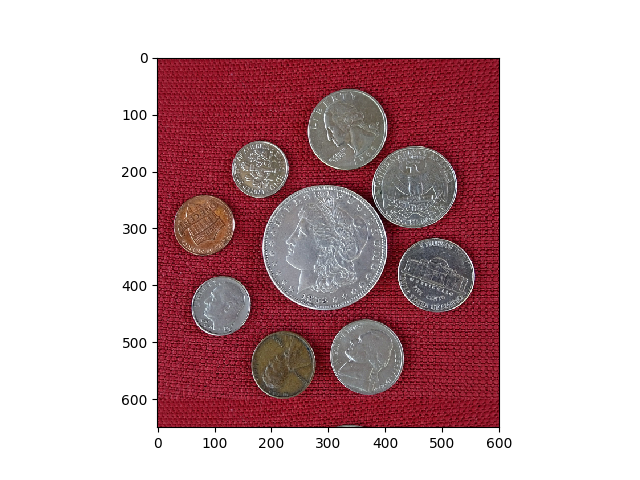
//> input picture src/images/CoinsA.png, 640 x 480 px
$ ./coin-detector   (built with g++ and OpenCV 4, older OpenCV classes emulated)
//> lines starting //> are read from the running program, lines starting //| are printed output that depends on the picture; after the words box and inside, x2 and y2 are one past the last pixel; in counts of white or black regions, pixels touching at a corner belong together
### src/coin-detector.h
#ifndef COIN_DETECTOR_H
#define COIN_DETECTOR_H

#include <opencv2/opencv.hpp>
#include <string>
#include <utility>

using namespace cv;

namespace coindetector {

class CoinDetector {
   private:
    Mat coin;

   public:
    CoinDetector(std::string coin_img_path);
    void SplitIntoChannels(Mat* coin_channels);
    void PerformThresholding(Mat& img, Mat& thresholded_img);
    static void PerformOpening(Mat& img, Mat& morphologicaled_img);
    void DetectCoinsUsingBlobDetector(Mat& img);
};
}  // namespace coindetector

#endif  // COIN_DETECTOR_H

### src/coin-detector.cpp
#include "coin-detector.h"

#include <iostream>
#include <opencv2/opencv.hpp>
#include <utility>
#include <vector>

using namespace cv;

namespace coindetector {
CoinDetector::CoinDetector(std::string coin_img_path) { coin = imread(coin_img_path); }
//> called with coin_img_path = "./src/images/CoinsA.png"
//> coin is the input picture: 480 rows x 640 cols, CV_8UC3; mean B, G, R 176.8, 173, 202.4

void CoinDetector::SplitIntoChannels(Mat* channels) {
    Mat coin_grey_scale;
    cvtColor(coin, coin_grey_scale, cv::COLOR_BGR2GRAY);
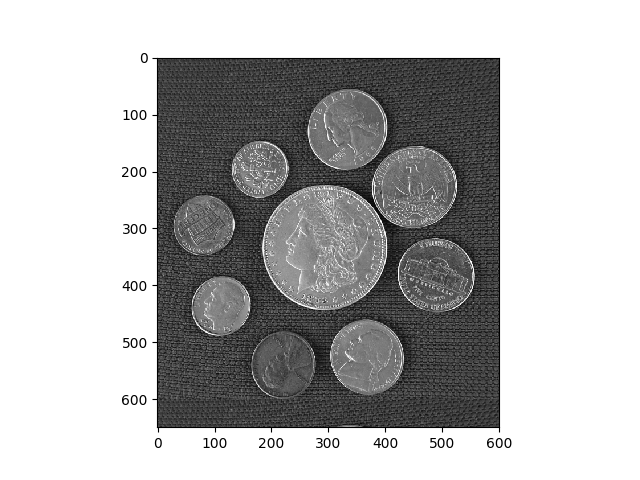
//> coin_grey_scale: 480 rows x 640 cols, CV_8UC1; min 0, max 255, mean 182.2

    split(coin, channels);
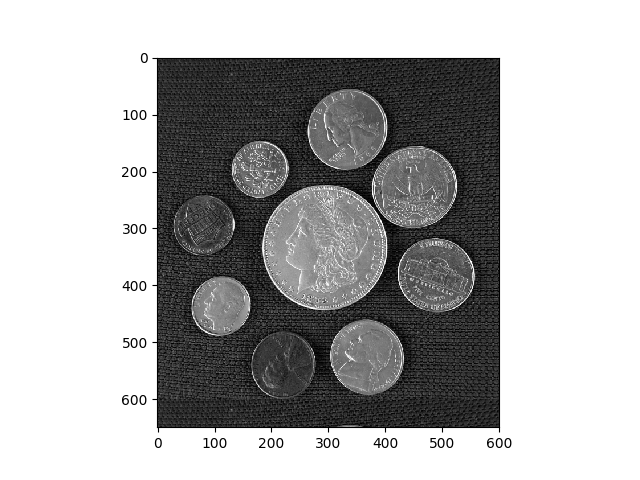
//> channels: 480 rows x 640 cols, CV_8UC1; min 0, max 255, mean 176.8
    Mat img_r;
    Mat img_g;
    Mat img_b;

    img_b = channels[0];
    img_g = channels[1];
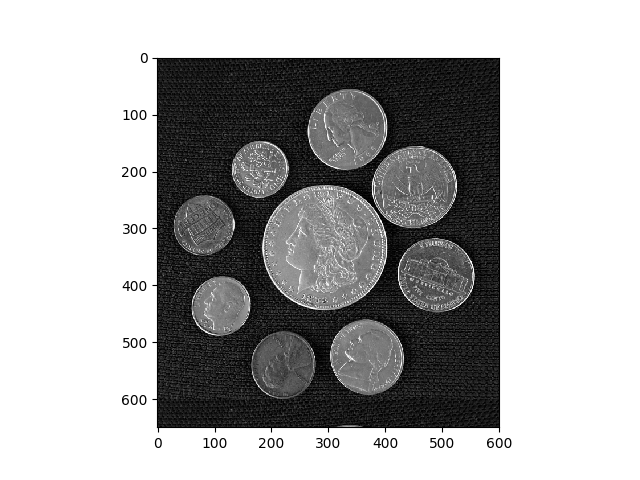
//> img_g: 480 rows x 640 cols, CV_8UC1; min 0, max 255, mean 173
    img_r = channels[2];
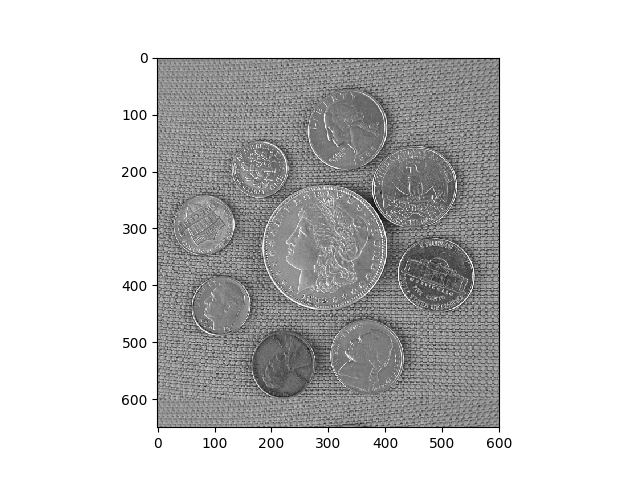
//> img_r: 480 rows x 640 cols, CV_8UC1; min 0, max 255, mean 202.4
}

void CoinDetector::PerformThresholding(Mat& img, Mat& thresholded_img) {
    threshold(img, thresholded_img, 40, 90, 1);
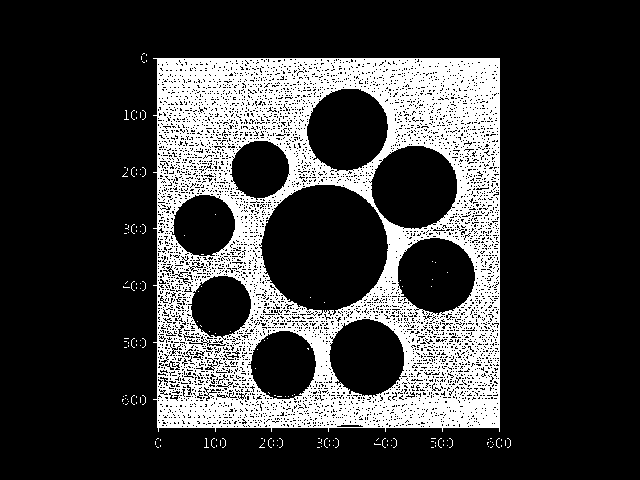
//> thresholded_img: 480 rows x 640 cols, CV_8UC1; values 0 (black) and 90 (white), 22.9% white; 156 white regions (155 under 20 px), largest, box (x1, y1, x2, y2) and area: (153, 58, 500, 432) 69833
}

void CoinDetector::PerformOpening(Mat& img, Mat& morphologicaled_img) {
    int closing_size = 4;
    Mat element =
        getStructuringElement(MORPH_ELLIPSE, Size(2 * closing_size + 1, 2 * closing_size + 1),
                              Point(closing_size, closing_size));
    morphologyEx(img, morphologicaled_img, MORPH_CLOSE, element);
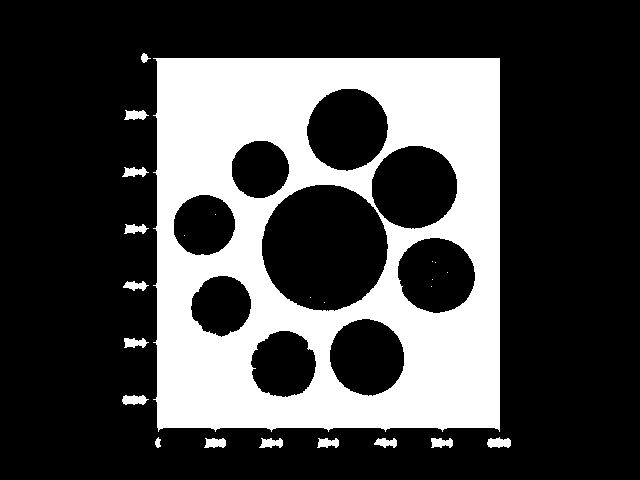
//> morphologicaled_img: 480 rows x 640 cols, CV_8UC1; values 0 (black) and 90 (white), 27.9% white; 24 white regions (9 under 20 px), largest, box (x1, y1, x2, y2) and area: (153, 58, 500, 432) 83543, (122, 395, 149, 405) 199, (487, 437, 511, 448) 198
}

void CoinDetector::DetectCoinsUsingBlobDetector(Mat& img) {
    // Setup SimpleBlobDetector parameters.
    SimpleBlobDetector::Params params;

    params.blobColor = 0;

    params.minDistBetweenBlobs = 2;

    // Filter by Area
    params.filterByArea = false;

    // Filter by Circularity
    params.filterByCircularity = true;
    params.minCircularity = 0.8;

    // Filter by Convexity
    params.filterByConvexity = true;
    params.minConvexity = 0.8;

    // Filter by Inertia
    params.filterByInertia = true;
    params.minInertiaRatio = 0.8;
    SimpleBlobDetector blob_detector;
    Ptr<SimpleBlobDetector> detector = SimpleBlobDetector::create(params);
    std::vector<KeyPoint> key_points;
    detector->detect(img, key_points);
//> key_points = 8 keypoints; (x, y, size): (324, 247, 126.6), (414, 187, 84.8), (347, 129, 82.1), (436, 275, 76.6), (367, 357, 75.8), (204, 225, 61.6), (221, 305, 60.1), (260, 169, 58.2)

    int x, y, radius;

    for (auto i = 0; i < key_points.size(); i++) {
        KeyPoint point = key_points[i];
        x = point.pt.x;
        y = point.pt.y;
        radius = (int)point.size / 2.0;
        circle(coin, Point(x, y), 4, Scalar(255, 0, 0), -1);
        circle(coin, Point(x, y), radius, Scalar(0, 255, 0), 2);
    }
//> this loop made 8 passes
//> (point, x, y, radius) on passes 1 to 8: (keypoint at (366.6, 356.7), size 75.8, 366, 356, 37), (keypoint at (221, 305.2), size 60.1, 220, 305, 30), (keypoint at (435.9, 274.7), size 76.6, 435, 274, 38), (keypoint at (203.6, 224.7), size 61.6, 203, 224, 30), (keypoint at (324.3, 247.1), size 126.6, 324, 247, 63), (keypoint at (414, 186.7), size 84.8, 413, 186, 42), (keypoint at (259.7, 168.8), size 58.2, 259, 168, 29), (keypoint at (347, 129), size 82.1, 347, 128, 41)
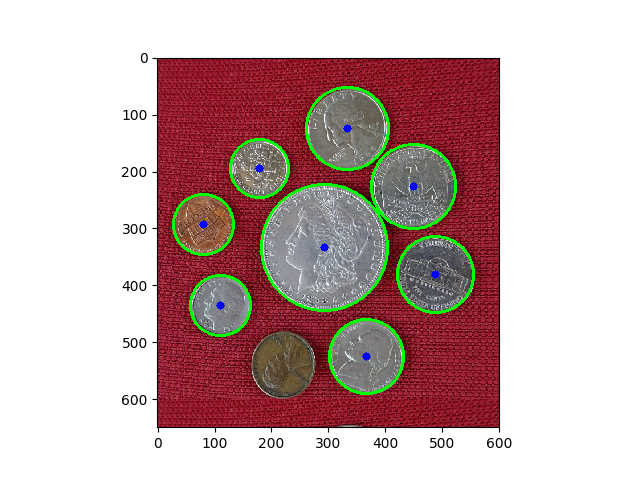
//> coin: 480 rows x 640 cols, CV_8UC3; mean B, G, R 175.4, 176.2, 199.9
}

void CoinDetector::DisplayConnectedComponents(Mat& img) {
    Mat im_labels = img.clone();

    Point min_loc, max_loc;
    double min, max;

    minMaxLoc(im_labels, &min, &max, &min_loc, &max_loc);
    im_labels = 255 * (im_labels - min) / (max - min);
    im_labels.convertTo(im_labels, CV_8U);

    Mat im_color_map;
    applyColorMap(im_labels, im_color_map, COLORMAP_JET);

    int num_connected_components = connectedComponents(img, im_labels);
    // std::cout << num_connected_components << std::endl;
}

void CoinDetector::DisplayContours() {
    Mat coin_grey;
    cvtColor(coin, coin_grey, COLOR_BGR2GRAY);
    std::vector<std::vector<Point>> contours;

    findContours(coin_grey, contours, RETR_LIST, CHAIN_APPROX_SIMPLE);
    // std::cout << contours.size() << std::endl;
    drawContours(coin_grey, contours, -1, Scalar(0, 255, 0), 6);
    imshow("grey", coin_grey);
    waitKey(0);
}
}  // namespace coindetector

int main() {
    std::string coin_img_path = "./src/images/CoinsA.png";
    coindetector::CoinDetector coin_detector{coin_img_path};
    Mat coin_channels[3];
    coin_detector.SplitIntoChannels(coin_channels);
    Mat thresholded_image;
    coin_detector.PerformThresholding(coin_channels[1], thresholded_image);
    Mat morphed_img;
    coin_detector.PerformOpening(thresholded_image, morphed_img);

    coin_detector.DetectCoinsUsingBlobDetector(morphed_img);
    coin_detector.DisplayConnectedComponents(thresholded_image);
//> (this line was passed over: DisplayConnectedComponents is not available in this run)
    coin_detector.DisplayContours();
//> (this line was passed over: DisplayContours is not available in this run)
}
